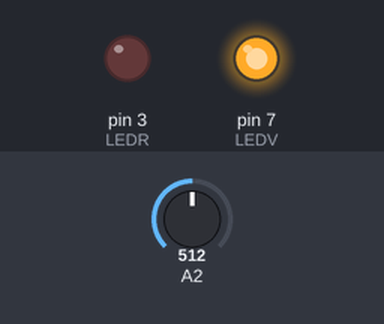
Bench run of a sketch on a simulated Arduino Uno, built with avr-gcc and run on an emulated ATmega328P. Parts: output pins drawn as LEDs (lit = HIGH). The inputs (shaded band) are chosen by the test bench; at power-on: A2 = 512.

Above: at 1.8 s.
1.9 s: A2 set to 111
3.4 s: A2 set to 98
At 4.9 s:
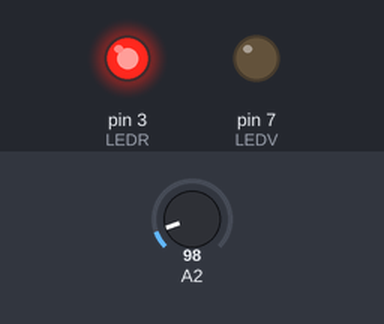
5.5 s: A2 set to 122
At 6.4 s:
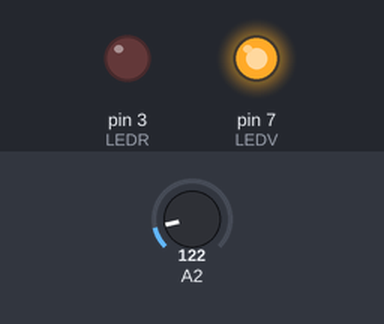
7.5 s: A2 set to 0
At 9.2 s:
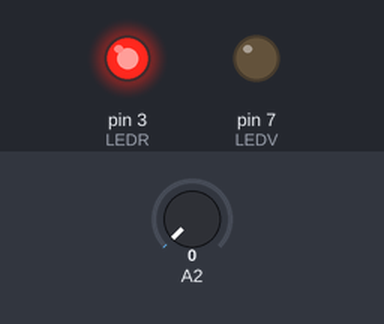
Timing chart, 0 to 10.5 s (numbered marks = the images above; inputs shaded):
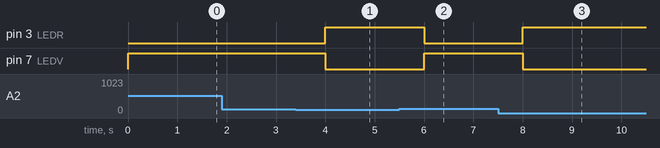

Measured:
- the behaviour switches between 106 and 105 on A2 (found by bisection; images 0 and 1)
- after the input at 1.9 s, every drawn part: stays the same
- after the input at 3.4 s, pin 3 (LEDR): LOW → HIGH after 0.60 s; pin 7 (LEDV): HIGH → LOW after 0.60 s
- after the input at 5.5 s, pin 3 (LEDR): HIGH → LOW after 0.50 s; pin 7 (LEDV): LOW → HIGH after 0.50 s
- after the input at 7.5 s, pin 3 (LEDR): LOW → HIGH after 0.50 s; pin 7 (LEDV): HIGH → LOW after 0.50 s

The sketch:

alarme.ino
```cpp
/*
 * ce programme va permettre de déclencher une alarme
 * en fonction de Requiv donc de la température
 * pas d'affichage de température ni de Requiv, juste info visuelle
 * par LEDR ou LEDV sur la température
 * (on pourra rajouter un affichage de Requiv par exemple)
 */

const float Ualim = 5.0 ;
const int R0 = 1000 ;
const int Rlim = 115 ; // valeur minimale pour infusion
const int LEDR = 3 ;
const int LEDV = 7 ;

void setup()
  {
  pinMode(LEDR, OUTPUT) ;
  pinMode(LEDV, OUTPUT) ;
  pinMode(A2, INPUT) ;
  }


void loop()
	{
	// acquisition de Réquivalente
    float valeurAnaUequiv = analogRead(A2) ;
	float Uequiv = valeurAnaUequiv*Ualim/1023.0 ;
	float Requiv = R0*Uequiv/(Ualim-Uequiv) ;

	if (Requiv <= Rlim)// T >= 70 : alarme rouge
		{
		digitalWrite(LEDR, HIGH) ;
		digitalWrite(LEDV, LOW) ;
		}
	else // T < 70 : alarme verte
		{
		digitalWrite(LEDV, HIGH) ;
		digitalWrite(LEDR, LOW) ;
		}

	delay(1000) ;

	}
```
